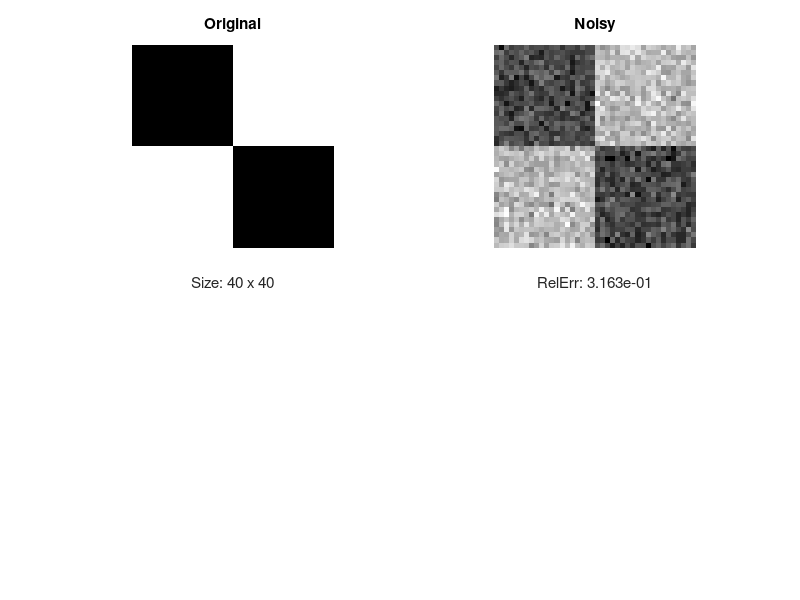

The MATLAB script that drew this image: (Note: this script raises an error after producing the figure.)
clear; close all
np = 20;
I = checkerboard(np,1);
I = double(I > 0.5);
m = size(I,1);

ferr = @(x,y) norm(x-y)/norm(y);
Noisy = imnoise(I,'gaussian',0,.05);

subplot(221);imshow(I,[]);     title('Original');
xlabel(sprintf('Size: %i x %i',size(I)));
subplot(222);imshow(Noisy,[]); title('Noisy');
xlabel(sprintf('RelErr: %6.3e',ferr(Noisy(:),I(:))));
drawnow

beta = 5e-7;
tol = 1e-3; 
u0 = Noisy(:); 
t = 2;

CGD = @yzCGD;
BFGS = @yzBFGS;

%To run your codes: change 0 to 1
run_my_codes = .5 < 1;

if run_my_codes
    CGD = @myCGD;
    BFGS = @myBFGS;
    disp('Run my Codes Now!')
end

t0 = cputime;
[u,iter,nf] = CGD(@TVL2N,1,u0,tol,2000,u0,t,m,beta);
tcpu = cputime - t0;
[f,g] = TVL2N(u,u0,t,m,beta);
fprintf([char(CGD) ': iter %3i, nf = %4i, tcpu = %6.2e\n'],iter,nf,tcpu)
fprintf([char(CGD) ': f = %12.6e, norm(g) = %9.3e \n\n'],f,norm(g))
U = reshape(u,m,m);
subplot(223);imshow(U,[]); 
title(['Denoised by ' char(CGD)]);
xlabel(sprintf('RelErr: %6.3e',ferr(U(:),I(:))));
drawnow

t0 = cputime;
[u,iter,hist] = BFGS(@TVL2N,u0,tol,300,u0,t,m,beta);
tcpu = cputime - t0;
[f,g] = TVL2N(u,u0,t,m,beta);
fprintf([char(BFGS) ': iter %3i, nf = %4i, tcpu = %6.2e\n'],iter,nf,tcpu)
fprintf([char(BFGS) ': f = %12.6e, norm(g) = %9.3e \n\n'],f,norm(g))
U = reshape(u,m,m);
subplot(224);imshow(U,[]); 
title(['Denoised by ' char(BFGS)]);
xlabel(sprintf('RelErr: %6.3e',ferr(U(:),I(:))));